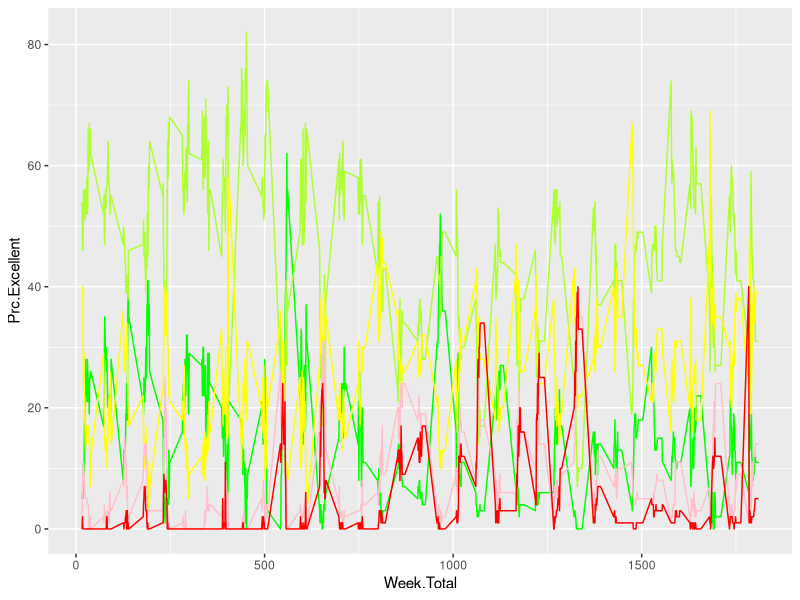
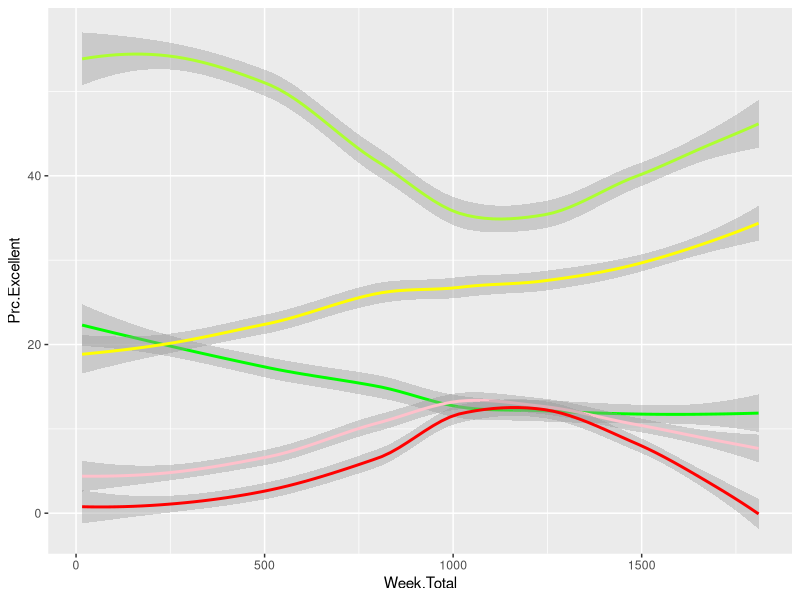
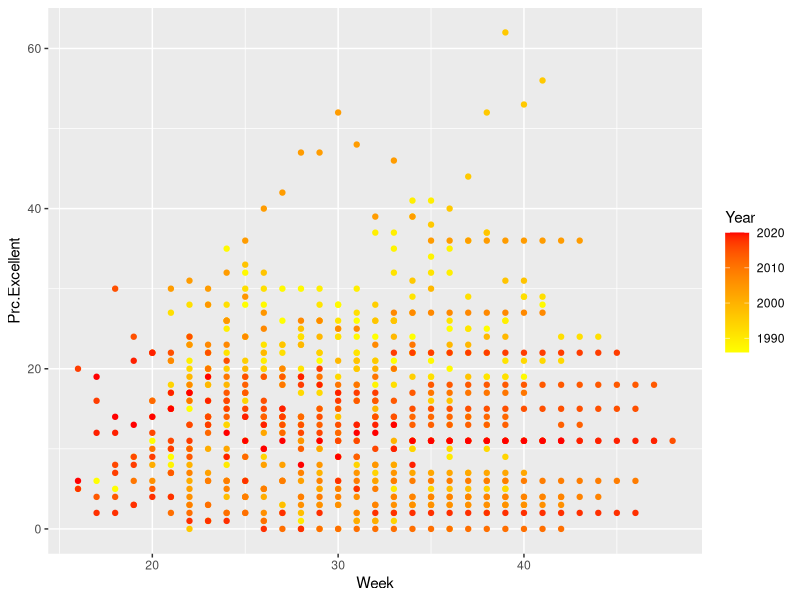
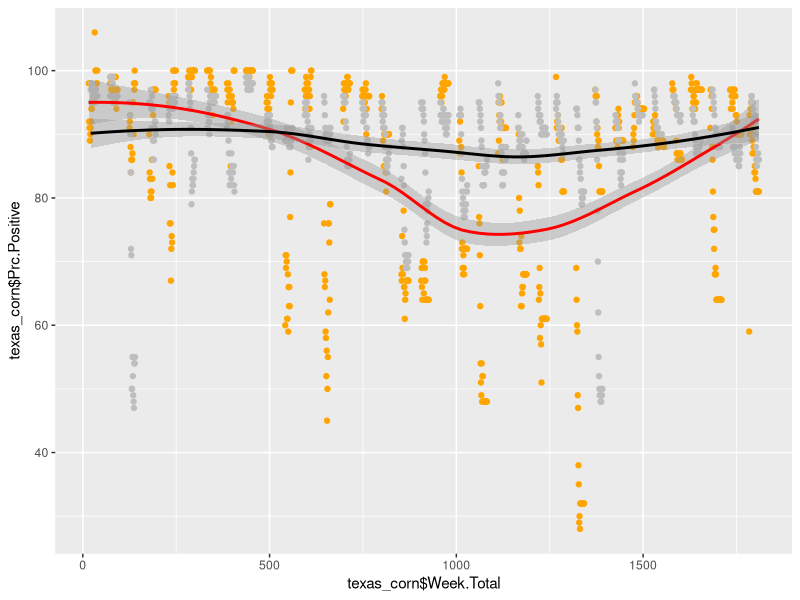
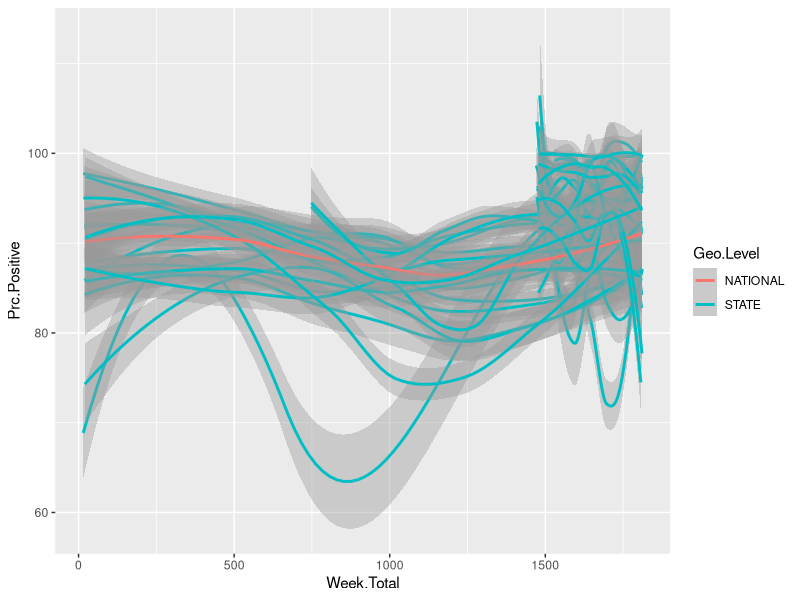

These charts were generated, in order, by the following R code:
# corn_exploration.r
# 
# Evan Meade, 2020
# 
# Here, we explore the corn crop quality dataset with some simple
# plots and metrics.
#


# Library imports
library(ggplot2)

# Reading in the corn_flat.csv data
corn_flat <- read.csv("data/synthesized/corn_flat.csv", row.names = 1)

# Creating time variable to help plot all of the data on the same scale
corn_flat$Week.Total <- (corn_flat$Year - 1986) * 52 + corn_flat$Week

# 
# For simplicity, I am going to start by analyzing just the Texas
# data. It has the most observations of any state, so it will be good
# for partial analysis.
# 

# New metric which is the percentage of excellent, good, or fair corn
corn_flat$Prc.Positive <- corn_flat$Prc.Excellent + corn_flat$Prc.Good + corn_flat$Prc.Fair

# Creating Texas data subset
texas_corn <- corn_flat[which(corn_flat$State == "TEXAS"), ]

# Creating National data subset
natl_corn <- corn_flat[which(corn_flat$Geo.Level == "NATIONAL"), ]

# Plotting Texas quality over time
texas_quality_over_time <- ggplot(data = texas_corn) +
  geom_line(mapping = aes(x = Week.Total, y = Prc.Excellent), color = "green") +
  geom_line(mapping = aes(x = Week.Total, y = Prc.Good), color = "greenyellow") +
  geom_line(mapping = aes(x = Week.Total, y = Prc.Fair), color = "yellow") +
  geom_line(mapping = aes(x = Week.Total, y = Prc.Poor), color = "pink") +
  geom_line(mapping = aes(x = Week.Total, y = Prc.VeryPoor), color = "red")
print(texas_quality_over_time)

texas_smooth_quality_over_time <- ggplot(data = texas_corn) +
  geom_smooth(mapping = aes(x = Week.Total, y = Prc.Excellent), color = "green") +
  geom_smooth(mapping = aes(x = Week.Total, y = Prc.Good), color = "greenyellow") +
  geom_smooth(mapping = aes(x = Week.Total, y = Prc.Fair), color = "yellow") +
  geom_smooth(mapping = aes(x = Week.Total, y = Prc.Poor), color = "pink") +
  geom_smooth(mapping = aes(x = Week.Total, y = Prc.VeryPoor), color = "red")
print(texas_smooth_quality_over_time)

texas_quality_by_week <- ggplot(data = texas_corn) +
  geom_point(mapping = aes(x = Week, y = Prc.Excellent, col = Year)) +
  scale_color_gradient(low = "yellow", high = "red")
print(texas_quality_by_week)


texas_natl_pos_over_time <- ggplot() +
  geom_point(mapping = aes(x = texas_corn$Week.Total, y = texas_corn$Prc.Positive),
            color = "orange") +
  geom_point(mapping = aes(x = natl_corn$Week.Total, y = natl_corn$Prc.Positive),
            color = "gray") +
  geom_smooth(mapping = aes(x = texas_corn$Week.Total, y = texas_corn$Prc.Positive),
              color = "red") +
  geom_smooth(mapping = aes(x = natl_corn$Week.Total, y = natl_corn$Prc.Positive),
              color = "black")
print(texas_natl_pos_over_time)


# all_state_pos_smooth <- ggplot()
# for (state in unique(corn_flat$State)[1:2]) {
#   state_data <- corn_flat[which(corn_flat$State == state), ]
#   all_state_pos_smooth <- all_state_pos_smooth +
#     geom_smooth(mapping = aes(x = state_data$Week.Total, y = state_data$Prc.Positive))
# }
all_state_pos_smooth <- ggplot(data = corn_flat) +
  geom_smooth(mapping = aes(x = Week.Total, y = Prc.Positive, group = State, color = Geo.Level))
print(all_state_pos_smooth)


